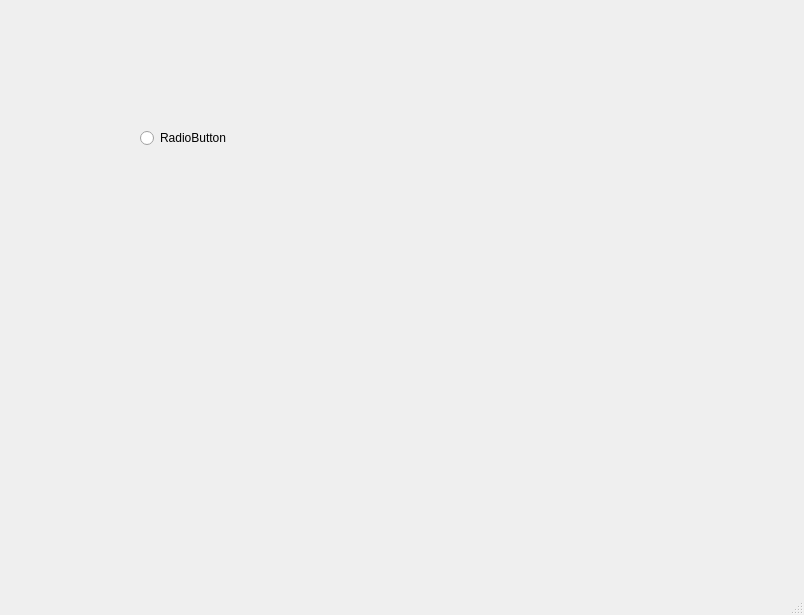
<?xml version="1.0" encoding="UTF-8"?>
<ui version="4.0">
 <class>MainWindow</class>
 <widget class="QMainWindow" name="MainWindow">
  <property name="geometry">
   <rect>
    <x>0</x>
    <y>0</y>
    <width>804</width>
    <height>615</height>
   </rect>
  </property>
  <property name="windowTitle">
   <string>MainWindow</string>
  </property>
  <widget class="QWidget" name="centralwidget">
   <widget class="QRadioButton" name="radioButton">
    <property name="geometry">
     <rect>
      <x>140</x>
      <y>130</y>
      <width>89</width>
      <height>16</height>
     </rect>
    </property>
    <property name="text">
     <string>RadioButton</string>
    </property>
   </widget>
  </widget>
  <widget class="QMenuBar" name="menubar">
   <property name="geometry">
    <rect>
     <x>0</x>
     <y>0</y>
     <width>804</width>
     <height>23</height>
    </rect>
   </property>
  </widget>
  <widget class="QStatusBar" name="statusbar"/>
 </widget>
 <resources/>
 <connections/>
</ui>
